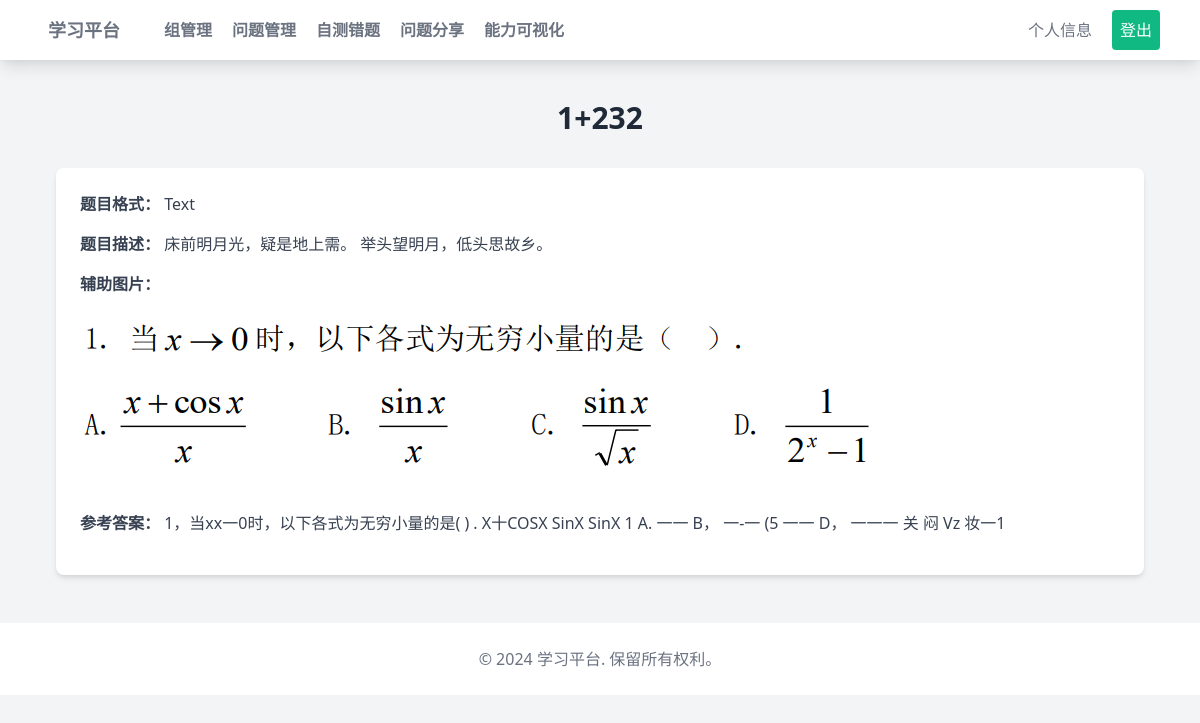
/questions/detail/6/ (signed in), run on the app's committed database.
### questions/models.py (models this page shows, shortened)
class Question(models.Model):
    TEXT = 'text'
    IMAGE = 'image'
    FORMAT_CHOICES = [
        (TEXT, 'Text'),
        (IMAGE, 'Image')
    ]
    title = models.CharField(max_length=255)
    description = models.TextField(blank=True)
    format = models.CharField(max_length=5, choices=FORMAT_CHOICES)
    image = models.ImageField(upload_to='questions/', blank=True, null=True)
    correct_answer = models.TextField(blank=True)
    creator = models.ForeignKey(settings.AUTH_USER_MODEL, on_delete=models.CASCADE)
    shared_with = models.ManyToManyField(settings.AUTH_USER_MODEL, related_name='shared_questions', blank=True)

### questions/views.py (the view)
# urls.py: path('detail/<int:question_id>/', views.question_detail, name='question_detail'),
@login_required
def question_detail(request, question_id):
    question = get_object_or_404(Question, id=question_id)
    return render(request, 'questions/detail_question.html', {'question': question})

### questions/templates/questions/detail_question.html (shortened to what this page needs)
{% extends "basehome.html" %}
{% block content %}
<div class="max-w-6xl mx-auto mt-10 px-4">
    <h1 class="text-3xl font-bold text-center text-gray-800 mb-8">{{ question.title }}</h1>
    <div class="bg-white shadow-md rounded-lg p-6">
        <p class="text-gray-700 mb-4"><strong>题目格式：</strong> {{ question.get_format_display }}</p>
        <p class="text-gray-700 mb-4"><strong>题目描述：</strong> {{ question.description }}</p>
        {% if question.image %}
        <p class="text-gray-700 mb-4"><strong>辅助图片：</strong></p>
        <img src="{{ question.image.url }}" alt="辅助图片" class="mb-4">
        {% endif %}
        <p class="text-gray-700 mb-4"><strong>参考答案：</strong> {{ question.correct_answer }}</p>
    </div>
</div>
{% endblock %}

### data on the page
Question: title "1+232", format "Text", description "床前明月光，疑是地上需。 举头望明月，低头思故乡。", image (picture), correct_answer "1，当xx一0时，以下各式为无穷小量的是( ) . X十COSX SinX SinX 1 A. 一一 B， 一-一 (5 一一 D， 一一一 关 闷 Vz 妆一1"
